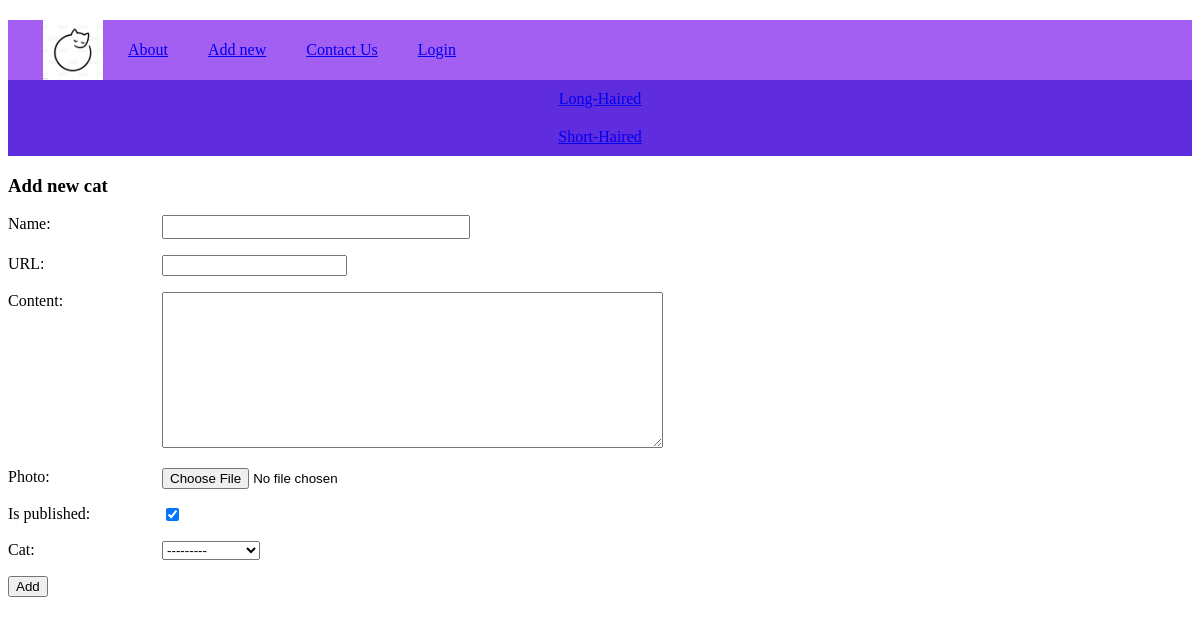
Page /add_new/ (signed in) on the committed database.
### cats/models.py (models this page shows, shortened)
class Menu(models.Model):
    title = models.CharField(max_length=100, db_index=True, verbose_name='Menu')
    url_name = models.CharField(max_length=100, db_index=True, verbose_name='url_name')
    class Meta:
        verbose_name = 'Menu'
        verbose_name_plural = 'Menu'
        ordering = ['id']

class Category(models.Model):
    name = models.CharField(max_length=100, db_index=True, verbose_name='Category')
    slug = models.SlugField(max_length=255, unique=True, db_index=True, verbose_name='URL')
    def __str__(self):
        return self.name
    def get_absolute_url(self):
        return reverse('category', kwargs={'cat_slug': self.slug})
    class Meta:
        verbose_name = 'Category'
        verbose_name_plural = 'Categories'
        ordering = ['id']

### cats/views.py (the view)
# urls.py: path('add_new/', AddNew.as_view(), name='add_new'),
class AddNew(LoginRequiredMixin, DataMixin, CreateView):
    form_class = AddPostForm
    template_name = 'cats/add_new.html'
    success_url = reverse_lazy('home')    # after adding shows homepage
    def get_context_data(self, **kwargs):
        context = super().get_context_data(**kwargs)
        c_def = self.get_user_context(title='Add new cat')
        return dict(list(context.items()) + list(c_def.items()))

### cats/forms.py (shortened to what this page needs)
class AddPostForm(forms.ModelForm):
    class Meta:
        model = Cats
        fields = ['title', 'slug', 'content', 'photo', 'is_published', 'cat']
        widgets = {
            'title': forms.TextInput(attrs={'class': 'form-input'}),
            'content': forms.Textarea(attrs={'cols': 60, 'rows': 10}),
        }

### cats/templatetags/cats_tags.py (called while the page is built)
@register.simple_tag(name='getcats')
def get_categories(filter=None):
    if not filter:
        return Category.objects.all()
    else:
        return Category.objects.filter(pk=filter)

@register.inclusion_tag('cats/list_categories.html')
def show_categories(sort=None, cat_selected=0):
    if not sort:
        cats = Category.objects.all()
    else:
        cats = Category.objects.order_by(sort)
    return {'cats': cats, 'cat_selected': cat_selected}

### cats/utils.py (called while the page is built)
    def get_user_context(self, **kwargs):
        context = kwargs
        cats = Category.objects.all()
        menu = list(Menu.objects.all())
        user_menu = menu.copy()
        if not self.request.user.is_authenticated:
            user_menu.pop(1)
        context['menu'] = user_menu
        context['cats'] = cats
        if 'cat_selected' not in context:
            context['cat_selected'] = 0
        return context

### cats/templates/cats/add_new.html (shortened to what this page needs)
{% extends 'cats/base.html' %}
{% block content %}
<h3>{{title}}</h3>
<form action="{% url 'add_new' %}" method="post" enctype="multipart/form-data">
{% for f in form %}
        <p><label class="form-label" for="{{ f.id_for_label }}"> {{ f.label }}: </label> {{f}} </p>
{% endfor %}
    <button type="submit">Add</button>
</form>
{% endblock %}

### cats/templates/cats/base.html (shortened to what this page needs)
{% load static %}
{% load cats_tags %}
<!DOCTYPE html>
<html lang="en">
<head>
    <link type="text/css" href="{% static 'cats/css/styles.css' %}" rel="stylesheet" />
</head>
<body>
    {% block mainmenu %}
	<div class="header">
        <div id="mainmenu" class="mainmenu">
                <a href="{% url 'home' %}"><div class="logo"></div></a>
{% for m in menu %}
       <div class="menu-items">
            <a href="{% url m.url_name %}">{{m.title}}</a>
       </div>
{% endfor %}
        </div>
</div>
    {% endblock mainmenu %}
<div>
    {% for c in cats %}
        {% if c.pk == cat_selected %}
            <div class="box selected">{{c.name}}</div>
        {% else %}
    <div class="box">
            <a href="{{c.get_absolute_url }}">{{c.name}}</a>
        </div>
        {% endif %}
    {% endfor %}
</div>
    {% block content %}
    {% endblock %}
</body>
</html>

### cats/static/cats/css/styles.css (style rules this page uses)
html, body { font-family: 'Georgia'; height: 100%; }
.header { background: #a35ef2; height: 60px; }
.logo { background: url('../images/logocat.jpg') no-repeat 15px; background-size: contain; width: 70px; height: 60px; padding-right: 10px; }
.mainmenu { display: flex; align-items: center; color: white; margin: 20px; }
.menu-items { margin: 20px; }
.box { background: #5f2cde; display: grid; padding: 10px; justify-content: center; color: pink; }
.form-input { width: 300px; font-size: 16px; }
.form-label { display: inline-block; min-width: 150px; vertical-align: top; }

### rows in the picture
Menu: title "About"
Menu: title "Add new"
Menu: title "Contact Us"
Menu: title "Login"
Category: name "Long-Haired"
Category: name "Short-Haired"

### other values in the picture
{{ title }} "Add new cat"
{{ f.label }} "Name" "URL" "Content" "Photo" "Is published" "Cat"
